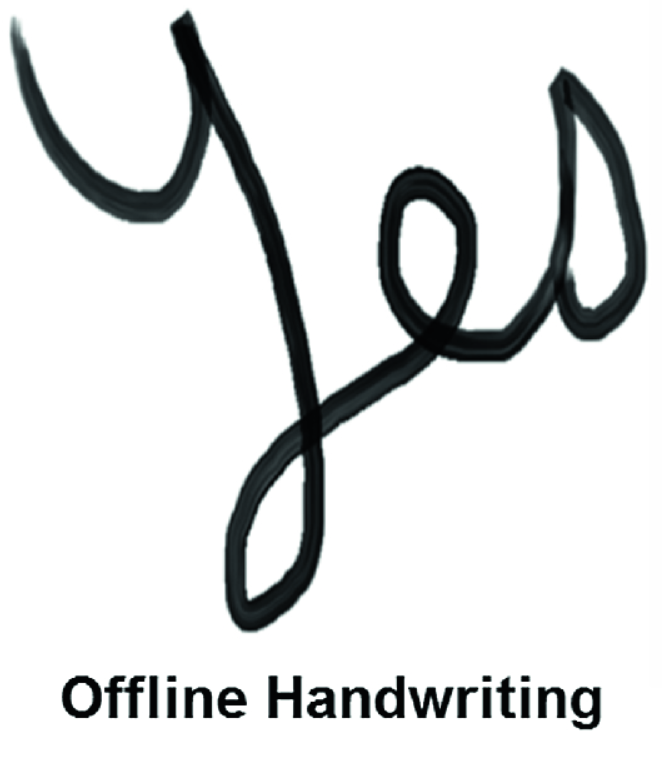
#> input picture chap1.4/yyes.png, 662 x 761 px
$ jupyter execute chap1.4.5.ipynb
#> lines starting #> are read from the running program, lines starting #| are printed output that depends on the picture; after the words box and inside, x2 and y2 are one past the last pixel; in counts of white or black regions, pixels touching at a corner belong together
1.4.5 Morphological Transformations

[cell 1]
import cv2
import numpy as np
from matplotlib import pyplot as plt

[cell 2]
img = cv2.imread('yyes.png',0)
#> img: shape (761, 662); min 0, max 255, mean 224.1
kernel = np.ones((5,5),np.uint8)
erosion = cv2.erode(img,kernel,iterations = 1)
kernel = np.ones((9,9),np.uint8)
erosion2 = cv2.erode(img,kernel,iterations = 1)
dilation = cv2.dilate(img,kernel,iterations = 1)
opening = cv2.morphologyEx(img, cv2.MORPH_OPEN, kernel)
closing = cv2.morphologyEx(img, cv2.MORPH_CLOSE, kernel)
gradient = cv2.morphologyEx(img, cv2.MORPH_GRADIENT, kernel)
tophat = cv2.morphologyEx(img, cv2.MORPH_TOPHAT, kernel)
blackhat = cv2.morphologyEx(img, cv2.MORPH_BLACKHAT, kernel)
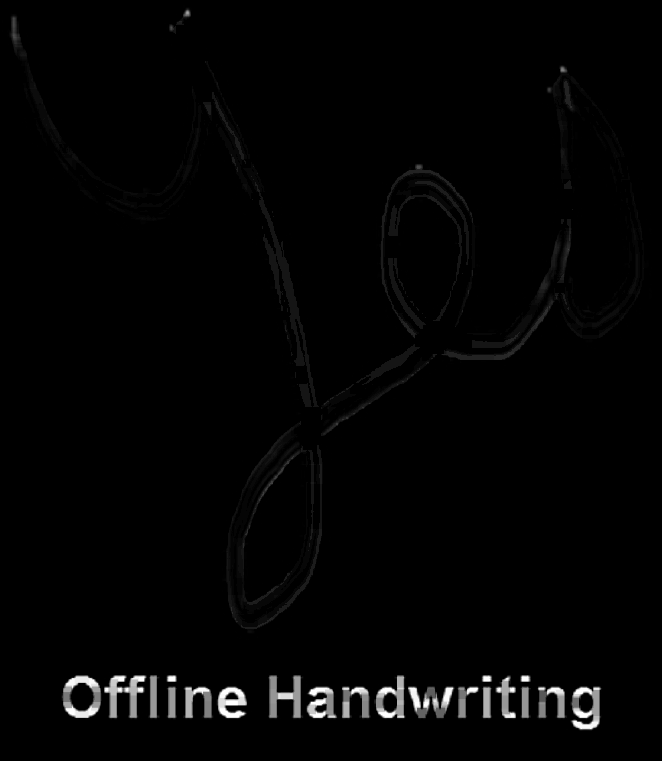
#> blackhat: shape (761, 662); min 0, max 255, mean 3.9

[cell 3]
plt.figure(figsize=(10,4))
plt.subplot(191),plt.imshow(img,'gray'),plt.title('Input')
plt.subplot(192),plt.imshow(erosion,'gray'),plt.title('Erosion')
plt.subplot(193),plt.imshow(erosion2,'gray'),plt.title('Erosion2')
plt.subplot(194),plt.imshow(dilation,'gray'),plt.title('Dilation')
plt.subplot(195),plt.imshow(opening,'gray'),plt.title('Opening')
plt.subplot(196),plt.imshow(closing,'gray'),plt.title('Closing')
plt.subplot(197),plt.imshow(gradient,'gray'),plt.title('Gradient')
plt.subplot(198),plt.imshow(tophat,'gray'),plt.title('Tophat')
plt.subplot(199),plt.imshow(blackhat,'gray'),plt.title('Blackhat')
plt.show()

[cell 4]
import cv2
import numpy as np
from matplotlib import pyplot as plt

[cell 5]
img = cv2.imread('fp1.jpg',0)
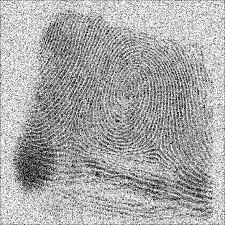
#> input picture chap1.4/fp1.jpg, 225 x 225 px
#> img is the input picture: shape (225, 225); min 0, max 255, mean 169
blur = cv2.GaussianBlur(img,(3,3),0)
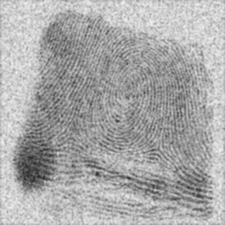
#> blur: shape (225, 225); min 39, max 245, mean 169.2
ret3,th3 = cv2.threshold(blur,0,255,cv2.THRESH_BINARY+cv2.THRESH_OTSU)
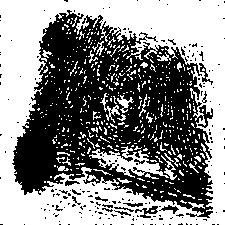
#> th3: shape (225, 225); 52.7% white; 199 black regions (183 under 20 px), largest, box (x1, y1, x2, y2) and area: (12, 10, 213, 218) 22693, (135, 206, 158, 218) 119, (199, 63, 213, 85) 82
#> ret3 = 167
kernel = cv2.getStructuringElement(cv2.MORPH_ELLIPSE,(3,3))
opening = cv2.morphologyEx(th3, cv2.MORPH_OPEN, kernel)
#> opening: shape (225, 225); 45.9% white; 106 white regions (87 under 20 px), largest, box (x1, y1, x2, y2) and area: (0, 0, 225, 225) 21379, (91, 149, 163, 176) 680, (117, 99, 129, 108) 63

[cell 6]
plt.figure(figsize=(10,4))
plt.subplot(131),plt.imshow(img,'gray'),plt.title('Input')
plt.subplot(132),plt.imshow(th3,'gray'),plt.title('Output')
plt.subplot(133),plt.imshow(opening,'gray'),plt.title('Output')

[cell 7]
img = cv2.imread('fp2.jpg', 1)
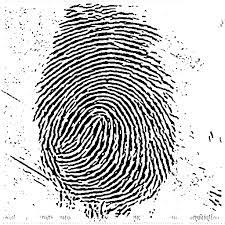
#> input picture chap1.4/fp2.jpg, 225 x 225 px
#> img is the input picture: shape (225, 225, 3); min 0, max 255, mean 195.9
img_shape = img.shape  # 图像大小(565, 650, 3)
#> img_shape = (225, 225, 3)
h = img_shape[0]
#> h = 225
w = img_shape[1]
#> w = 225
gray = cv2.cvtColor(img, cv2.COLOR_BGR2GRAY)
img = 255 - gray
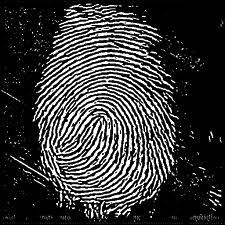
#> img: shape (225, 225); min 0, max 255, mean 59.1
kernel = np.ones((2,2),np.uint8)
opening = cv2.morphologyEx(img, cv2.MORPH_OPEN,kernel,iterations = 1)
dilation = cv2.dilate(opening,kernel,iterations = 1)
#> dilation: shape (225, 225)
erosion = cv2.erode(dilation,kernel,iterations = 1)
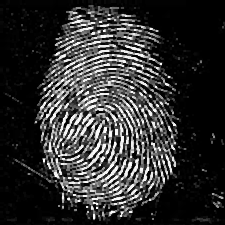
#> erosion: shape (225, 225); min 0, max 255, mean 49

[cell 8]
plt.figure(figsize=(15,15))
plt.subplot(331),plt.imshow(img,"gray"),plt.title('Input')
plt.subplot(332),plt.imshow(opening,"gray"),plt.title('Opening')
plt.subplot(333),plt.imshow(dilation,"gray"),plt.title('Erosion')
plt.subplot(334),plt.imshow(erosion,"gray"),plt.title('Erosion')
plt.show()

[cell 9]
img = cv2.imread('fp1.jpg', 1)
img_shape = img.shape
h = img_shape[0]
w = img_shape[1]
gray = cv2.cvtColor(img, cv2.COLOR_BGR2GRAY)
img = 255 - gray
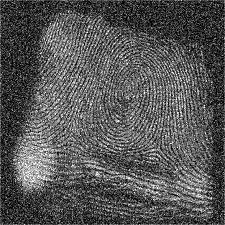
#> img: shape (225, 225); min 0, max 255, mean 86
kernel = np.ones((2,2),np.uint8)
opening = cv2.morphologyEx(img, cv2.MORPH_OPEN,kernel,iterations = 1)
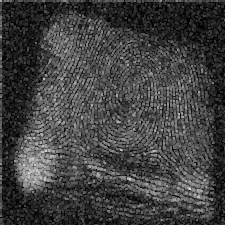
#> opening: shape (225, 225); min 0, max 214, mean 64.9
dilation = cv2.dilate(opening,kernel,iterations = 1)
erosion = cv2.erode(dilation,kernel,iterations = 1)
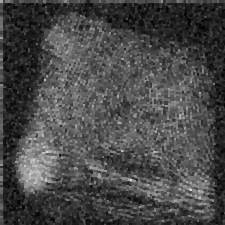
#> erosion: shape (225, 225); min 0, max 214, mean 72.7
plt.figure(figsize=(15,15))
plt.subplot(331),plt.imshow(img,"gray"),plt.title('Input')
plt.subplot(332),plt.imshow(opening,"gray"),plt.title('Opening')
plt.subplot(333),plt.imshow(dilation,"gray"),plt.title('Erosion')
plt.subplot(334),plt.imshow(erosion,"gray"),plt.title('Erosion')
plt.show()
